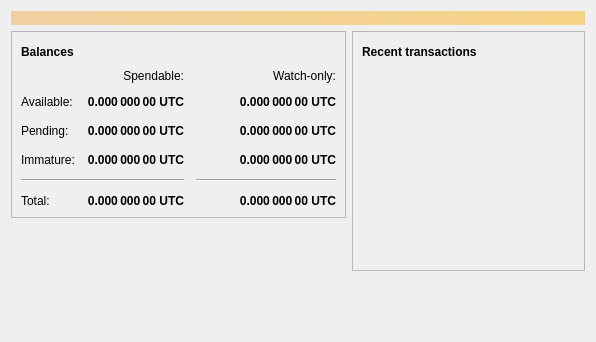
<?xml version="1.0" encoding="UTF-8"?>
<ui version="4.0">
 <class>OverviewPage</class>
 <widget class="QWidget" name="OverviewPage">
  <property name="geometry">
   <rect>
    <x>0</x>
    <y>0</y>
    <width>596</width>
    <height>342</height>
   </rect>
  </property>
  <property name="windowTitle">
   <string>Form</string>
  </property>
  <layout class="QVBoxLayout" name="topLayout">
   <item>
    <widget class="QLabel" name="labelAlerts">
     <property name="visible">
      <bool>false</bool>
     </property>
     <property name="styleSheet">
      <string notr="true">QLabel { background-color: qlineargradient(x1: 0, y1: 0, x2: 1, y2: 0, stop:0 #F0D0A0, stop:1 #F8D488); color:#000000; }</string>
     </property>
     <property name="wordWrap">
      <bool>true</bool>
     </property>
     <property name="margin">
      <number>3</number>
     </property>
     <property name="textInteractionFlags">
      <set>Qt::TextSelectableByMouse</set>
     </property>
    </widget>
   </item>
   <item>
    <layout class="QHBoxLayout" name="horizontalLayout" stretch="1,1">
     <item>
      <layout class="QVBoxLayout" name="verticalLayout_2">
       <item>
        <widget class="QFrame" name="frame">
         <property name="frameShape">
          <enum>QFrame::StyledPanel</enum>
         </property>
         <property name="frameShadow">
          <enum>QFrame::Raised</enum>
         </property>
         <layout class="QVBoxLayout" name="verticalLayout_4">
          <item>
           <layout class="QHBoxLayout" name="horizontalLayout_4">
            <item>
             <widget class="QLabel" name="label_5">
              <property name="font">
               <font>
                <weight>75</weight>
                <bold>true</bold>
               </font>
              </property>
              <property name="text">
               <string>Balances</string>
              </property>
             </widget>
            </item>
            <item>
             <widget class="QPushButton" name="labelWalletStatus">
              <property name="enabled">
               <bool>false</bool>
              </property>
              <property name="maximumSize">
               <size>
                <width>30</width>
                <height>16777215</height>
               </size>
              </property>
              <property name="toolTip">
               <string>The displayed information may be out of date. Your wallet automatically synchronizes with the Unitedcoin network after a connection is established, but this process has not completed yet.</string>
              </property>
              <property name="text">
               <string/>
              </property>
              <property name="icon">
               <iconset resource="../bitcoin.qrc">
                <normaloff>:/icons/warning</normaloff>
                <disabledoff>:/icons/warning</disabledoff>:/icons/warning</iconset>
              </property>
              <property name="iconSize">
               <size>
                <width>24</width>
                <height>24</height>
               </size>
              </property>
              <property name="flat">
               <bool>true</bool>
              </property>
             </widget>
            </item>
            <item>
             <spacer name="horizontalSpacer_3">
              <property name="orientation">
               <enum>Qt::Horizontal</enum>
              </property>
              <property name="sizeHint" stdset="0">
               <size>
                <width>40</width>
                <height>20</height>
               </size>
              </property>
             </spacer>
            </item>
           </layout>
          </item>
          <item>
           <layout class="QGridLayout" name="gridLayout">
            <property name="spacing">
             <number>12</number>
            </property>
            <item row="2" column="2">
             <widget class="QLabel" name="labelWatchPending">
              <property name="font">
               <font>
                <weight>75</weight>
                <bold>true</bold>
               </font>
              </property>
              <property name="cursor">
               <cursorShape>IBeamCursor</cursorShape>
              </property>
              <property name="toolTip">
               <string>Unconfirmed transactions to watch-only addresses</string>
              </property>
              <property name="text">
               <string notr="true">0.000 000 00 UTC</string>
              </property>
              <property name="alignment">
               <set>Qt::AlignRight|Qt::AlignTrailing|Qt::AlignVCenter</set>
              </property>
              <property name="textInteractionFlags">
               <set>Qt::LinksAccessibleByMouse|Qt::TextSelectableByKeyboard|Qt::TextSelectableByMouse</set>
              </property>
             </widget>
            </item>
            <item row="2" column="1">
             <widget class="QLabel" name="labelUnconfirmed">
              <property name="font">
               <font>
                <weight>75</weight>
                <bold>true</bold>
               </font>
              </property>
              <property name="cursor">
               <cursorShape>IBeamCursor</cursorShape>
              </property>
              <property name="toolTip">
               <string>Total of transactions that have yet to be confirmed, and do not yet count toward the spendable balance</string>
              </property>
              <property name="text">
               <string notr="true">0.000 000 00 UTC</string>
              </property>
              <property name="alignment">
               <set>Qt::AlignRight|Qt::AlignTrailing|Qt::AlignVCenter</set>
              </property>
              <property name="textInteractionFlags">
               <set>Qt::LinksAccessibleByMouse|Qt::TextSelectableByKeyboard|Qt::TextSelectableByMouse</set>
              </property>
             </widget>
            </item>
            <item row="3" column="2">
             <widget class="QLabel" name="labelWatchImmature">
              <property name="font">
               <font>
                <weight>75</weight>
                <bold>true</bold>
               </font>
              </property>
              <property name="cursor">
               <cursorShape>IBeamCursor</cursorShape>
              </property>
              <property name="toolTip">
               <string>Mined balance in watch-only addresses that has not yet matured</string>
              </property>
              <property name="text">
               <string notr="true">0.000 000 00 UTC</string>
              </property>
              <property name="alignment">
               <set>Qt::AlignRight|Qt::AlignTrailing|Qt::AlignVCenter</set>
              </property>
              <property name="textInteractionFlags">
               <set>Qt::LinksAccessibleByMouse|Qt::TextSelectableByKeyboard|Qt::TextSelectableByMouse</set>
              </property>
             </widget>
            </item>
            <item row="4" column="0" colspan="2">
             <widget class="Line" name="line">
              <property name="orientation">
               <enum>Qt::Horizontal</enum>
              </property>
             </widget>
            </item>
            <item row="4" column="2">
             <widget class="Line" name="lineWatchBalance">
              <property name="sizePolicy">
               <sizepolicy hsizetype="Preferred" vsizetype="Fixed">
                <horstretch>0</horstretch>
                <verstretch>0</verstretch>
               </sizepolicy>
              </property>
              <property name="minimumSize">
               <size>
                <width>140</width>
                <height>0</height>
               </size>
              </property>
              <property name="orientation">
               <enum>Qt::Horizontal</enum>
              </property>
             </widget>
            </item>
            <item row="5" column="0">
             <widget class="QLabel" name="labelTotalText">
              <property name="text">
               <string>Total:</string>
              </property>
             </widget>
            </item>
            <item row="3" column="1">
             <widget class="QLabel" name="labelImmature">
              <property name="font">
               <font>
                <weight>75</weight>
                <bold>true</bold>
               </font>
              </property>
              <property name="cursor">
               <cursorShape>IBeamCursor</cursorShape>
              </property>
              <property name="toolTip">
               <string>Mined balance that has not yet matured</string>
              </property>
              <property name="text">
               <string notr="true">0.000 000 00 UTC</string>
              </property>
              <property name="alignment">
               <set>Qt::AlignRight|Qt::AlignTrailing|Qt::AlignVCenter</set>
              </property>
              <property name="textInteractionFlags">
               <set>Qt::LinksAccessibleByMouse|Qt::TextSelectableByKeyboard|Qt::TextSelectableByMouse</set>
              </property>
             </widget>
            </item>
            <item row="2" column="3">
             <spacer name="horizontalSpacer_2">
              <property name="orientation">
               <enum>Qt::Horizontal</enum>
              </property>
              <property name="sizeHint" stdset="0">
               <size>
                <width>40</width>
                <height>20</height>
               </size>
              </property>
             </spacer>
            </item>
            <item row="3" column="0">
             <widget class="QLabel" name="labelImmatureText">
              <property name="text">
               <string>Immature:</string>
              </property>
             </widget>
            </item>
            <item row="5" column="1">
             <widget class="QLabel" name="labelTotal">
              <property name="font">
               <font>
                <weight>75</weight>
                <bold>true</bold>
               </font>
              </property>
              <property name="cursor">
               <cursorShape>IBeamCursor</cursorShape>
              </property>
              <property name="toolTip">
               <string>Your current total balance</string>
              </property>
              <property name="text">
               <string notr="true">0.000 000 00 UTC</string>
              </property>
              <property name="alignment">
               <set>Qt::AlignRight|Qt::AlignTrailing|Qt::AlignVCenter</set>
              </property>
              <property name="textInteractionFlags">
               <set>Qt::LinksAccessibleByMouse|Qt::TextSelectableByKeyboard|Qt::TextSelectableByMouse</set>
              </property>
             </widget>
            </item>
            <item row="5" column="2">
             <widget class="QLabel" name="labelWatchTotal">
              <property name="font">
               <font>
                <weight>75</weight>
                <bold>true</bold>
               </font>
              </property>
              <property name="cursor">
               <cursorShape>IBeamCursor</cursorShape>
              </property>
              <property name="toolTip">
               <string>Current total balance in watch-only addresses</string>
              </property>
              <property name="text">
               <string notr="true">0.000 000 00 UTC</string>
              </property>
              <property name="alignment">
               <set>Qt::AlignRight|Qt::AlignTrailing|Qt::AlignVCenter</set>
              </property>
              <property name="textInteractionFlags">
               <set>Qt::LinksAccessibleByMouse|Qt::TextSelectableByKeyboard|Qt::TextSelectableByMouse</set>
              </property>
             </widget>
            </item>
            <item row="0" column="2">
             <widget class="QLabel" name="labelWatchonly">
              <property name="text">
               <string>Watch-only:</string>
              </property>
              <property name="alignment">
               <set>Qt::AlignRight|Qt::AlignTrailing|Qt::AlignVCenter</set>
              </property>
             </widget>
            </item>
            <item row="1" column="0">
             <widget class="QLabel" name="labelBalanceText">
              <property name="text">
               <string>Available:</string>
              </property>
             </widget>
            </item>
            <item row="1" column="1">
             <widget class="QLabel" name="labelBalance">
              <property name="font">
               <font>
                <weight>75</weight>
                <bold>true</bold>
               </font>
              </property>
              <property name="cursor">
               <cursorShape>IBeamCursor</cursorShape>
              </property>
              <property name="toolTip">
               <string>Your current spendable balance</string>
              </property>
              <property name="text">
               <string notr="true">0.000 000 00 UTC</string>
              </property>
              <property name="alignment">
               <set>Qt::AlignRight|Qt::AlignTrailing|Qt::AlignVCenter</set>
              </property>
              <property name="textInteractionFlags">
               <set>Qt::LinksAccessibleByMouse|Qt::TextSelectableByKeyboard|Qt::TextSelectableByMouse</set>
              </property>
             </widget>
            </item>
            <item row="1" column="2">
             <widget class="QLabel" name="labelWatchAvailable">
              <property name="font">
               <font>
                <weight>75</weight>
                <bold>true</bold>
               </font>
              </property>
              <property name="cursor">
               <cursorShape>IBeamCursor</cursorShape>
              </property>
              <property name="toolTip">
               <string>Your current balance in watch-only addresses</string>
              </property>
              <property name="text">
               <string notr="true">0.000 000 00 UTC</string>
              </property>
              <property name="alignment">
               <set>Qt::AlignRight|Qt::AlignTrailing|Qt::AlignVCenter</set>
              </property>
              <property name="textInteractionFlags">
               <set>Qt::LinksAccessibleByMouse|Qt::TextSelectableByKeyboard|Qt::TextSelectableByMouse</set>
              </property>
             </widget>
            </item>
            <item row="2" column="0">
             <widget class="QLabel" name="labelPendingText">
              <property name="text">
               <string>Pending:</string>
              </property>
             </widget>
            </item>
            <item row="0" column="1">
             <widget class="QLabel" name="labelSpendable">
              <property name="text">
               <string>Spendable:</string>
              </property>
              <property name="alignment">
               <set>Qt::AlignRight|Qt::AlignTrailing|Qt::AlignVCenter</set>
              </property>
             </widget>
            </item>
           </layout>
          </item>
         </layout>
        </widget>
       </item>
       <item>
        <spacer name="verticalSpacer">
         <property name="orientation">
          <enum>Qt::Vertical</enum>
         </property>
         <property name="sizeHint" stdset="0">
          <size>
           <width>20</width>
           <height>40</height>
          </size>
         </property>
        </spacer>
       </item>
      </layout>
     </item>
     <item>
      <layout class="QVBoxLayout" name="verticalLayout_3">
       <item>
        <widget class="QFrame" name="frame_2">
         <property name="frameShape">
          <enum>QFrame::StyledPanel</enum>
         </property>
         <property name="frameShadow">
          <enum>QFrame::Raised</enum>
         </property>
         <layout class="QVBoxLayout" name="verticalLayout">
          <item>
           <layout class="QHBoxLayout" name="horizontalLayout_2">
            <item>
             <widget class="QLabel" name="label_4">
              <property name="font">
               <font>
                <weight>75</weight>
                <bold>true</bold>
               </font>
              </property>
              <property name="text">
               <string>Recent transactions</string>
              </property>
             </widget>
            </item>
            <item>
             <widget class="QPushButton" name="labelTransactionsStatus">
              <property name="enabled">
               <bool>false</bool>
              </property>
              <property name="maximumSize">
               <size>
                <width>30</width>
                <height>16777215</height>
               </size>
              </property>
              <property name="toolTip">
               <string>The displayed information may be out of date. Your wallet automatically synchronizes with the Unitedcoin network after a connection is established, but this process has not completed yet.</string>
              </property>
              <property name="text">
               <string/>
              </property>
              <property name="icon">
               <iconset resource="../bitcoin.qrc">
                <normaloff>:/icons/warning</normaloff>
                <disabledoff>:/icons/warning</disabledoff>:/icons/warning</iconset>
              </property>
              <property name="iconSize">
               <size>
                <width>24</width>
                <height>24</height>
               </size>
              </property>
              <property name="flat">
               <bool>true</bool>
              </property>
             </widget>
            </item>
            <item>
             <spacer name="horizontalSpacer">
              <property name="orientation">
               <enum>Qt::Horizontal</enum>
              </property>
              <property name="sizeHint" stdset="0">
               <size>
                <width>40</width>
                <height>20</height>
               </size>
              </property>
             </spacer>
            </item>
           </layout>
          </item>
          <item>
           <widget class="QListView" name="listTransactions">
            <property name="styleSheet">
             <string notr="true">QListView { background: transparent; }</string>
            </property>
            <property name="frameShape">
             <enum>QFrame::NoFrame</enum>
            </property>
            <property name="verticalScrollBarPolicy">
             <enum>Qt::ScrollBarAlwaysOff</enum>
            </property>
            <property name="horizontalScrollBarPolicy">
             <enum>Qt::ScrollBarAlwaysOff</enum>
            </property>
            <property name="selectionMode">
             <enum>QAbstractItemView::NoSelection</enum>
            </property>
           </widget>
          </item>
         </layout>
        </widget>
       </item>
       <item>
        <spacer name="verticalSpacer_2">
         <property name="orientation">
          <enum>Qt::Vertical</enum>
         </property>
         <property name="sizeHint" stdset="0">
          <size>
           <width>20</width>
           <height>40</height>
          </size>
         </property>
        </spacer>
       </item>
      </layout>
     </item>
    </layout>
   </item>
  </layout>
 </widget>
 <resources/>
 <connections/>
</ui>
